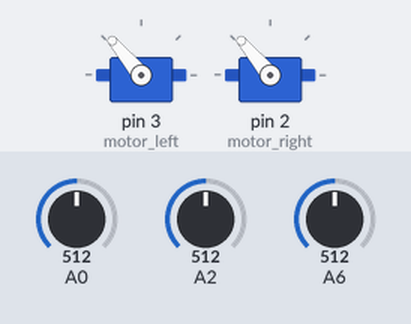
Bench run of a sketch on a simulated Arduino Uno, built with avr-gcc and run on an emulated ATmega328P. Parts: 2 × servo. The inputs (shaded band) are chosen by the test bench; at power-on: A0 = 512, A2 = 512, A6 = 512.

Above: at 1.2 s.
1.3 s: A0 set to 71
2.8 s: A0 set to 62
At 4.3 s:
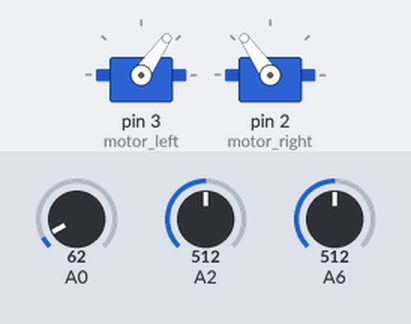
4.6 s: A0 set to 122
At 5.6 s:
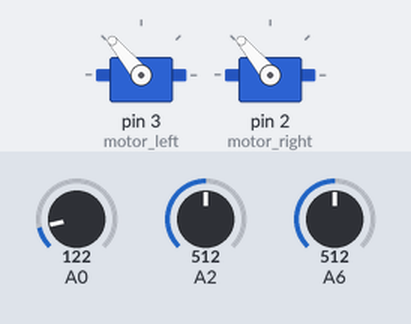
6.1 s: A0 set to 45
At 6.7 s:
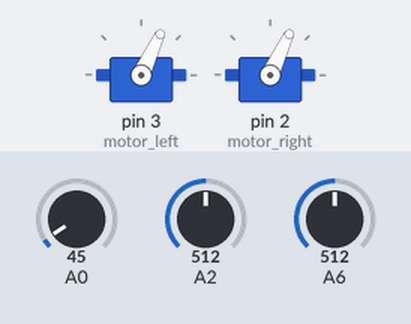
Timing chart, 0 to 8.6 s (numbered marks = the images above; inputs shaded):
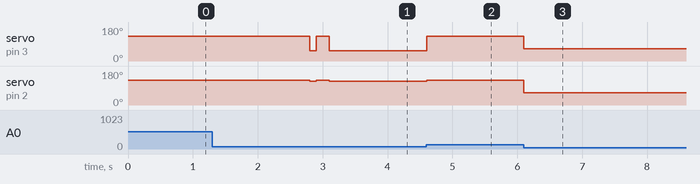

Measured:
- the behaviour switches between 67 and 66 on A0 (found by bisection; images 0 and 1)
- after the input at 1.3 s, every drawn part: stays the same
- after the input at 2.8 s, servo on pin 3 (motor_left): 130° → 55° at once, → 130° 0.10 s later, → 55° 0.20 s later; servo on pin 2 (motor_right): 130° → 125° at once, → 130° 0.10 s later, → 125° 0.20 s later
- after the input at 4.6 s, servo on pin 3 (motor_left): 55° → 130° at once; servo on pin 2 (motor_right): 125° → 130° at once
- after the input at 6.1 s, servo on pin 3 (motor_left), servo on pin 2 (motor_right): 130° → 65° at once

The sketch:

Wall_following_and_weight_finding.ino
```cpp
/* Driving with panning GP2D12 and ultrasonic sensors to follow walls
*/

#include <Servo.h>

#define DRIVE_SPEED 130
#define STOP_SPEED 90
#define K_P 3

float USdistance = 0;
float IRLeftdistance = 0;
float IRRightdistance = 0;

Servo motor_left;
Servo motor_right;

int motor_left_speed = 90;
int motor_right_speed = 90;

static byte USpin = 8;
static byte LeftGP2D12pin = 10;
static byte RightGP2D12pin = 6;

int US_sensing_dist = 50;
int IR_sensing_dist = 35;
static int target_distance = 55;

boolean wall_left = false;
boolean wall_right = false;
boolean wall_foward = false;

static long polling_time = 0;

//Defining Variables
boolean leftside_open = false; //detects open space while turning left
boolean rightside_open = false; //detects open space while turning right
boolean get_weight = false; //instructs the robot that there is a weight to be picked up
int detection_dist = 35; //defines the distance at which the differentiating process occurs
int tolerance = 10; //defines the tolerance allowed for the change in US_dist value while turning side to side
int pickup_dist = 35; //define the distance from the weight at which the robot must be positioned to pickup the weight
int pickup_angle = 0; //defines the angle of the arm at which the weight should be picked at
int rest_angle = 0; //defines the angle of the arm at which it rests
int angle = 0; //the value of the current angle of the arm
static volatile long leftside_counter = 0;
static volatile long rightside_counter = 0;
static volatile long turning_counter = 0;
boolean object_detected = false;

void setup() {
  motor_left.attach(3);
  motor_right.attach(2);
  drive();
}

void loop() {
  if (polling_time >= 800) {
    polling_time = 0;
    poll_sensors();
  }
  /*if (!wall_foward) {
    speed_control();
  }
  if (wall_foward && wall_left) {
    turn_right();
  }
  if (wall_foward && wall_right) {
    turn_left();
  }
  if (!wall_foward && !wall_left && !wall_right) {
    drive();
  }*/
  drive();
  delay(200);
  polling_time++;
  if (USdistance <= detection_dist){ //if a object/wall is detected, it determines whether it is a wall or an object
    single_object_detection();
  }
  if (leftside_open || rightside_open){ //if there was an open space on either side of the object/wall, it is an object
    object_detected == true;
    align_robot(); //move the robot so the arm is in line with the object
  }
  if (get_weight){
    move_to_weight(); //move to the weight
    pickup(); //pick up the weight
  }
  if (object_detected) {
    motor_stop();
    while(1) {
    }
  }
  turn_left();
  delay(100);
}


void speed_control(void) {
 if (wall_right && !wall_left) {
   motor_left.write(DRIVE_SPEED + K_P * (IRRightdistance - target_distance));
 }
 if (wall_left && !wall_right) {
   motor_right.write(DRIVE_SPEED + K_P * (IRLeftdistance - target_distance));
 }
}

void poll_sensors(void) {
  wall_left = false;
  wall_right = false;
  wall_foward = false;
  USdistance = read_ul_sensor_range(USpin);
  IRLeftdistance = read_gp2d12_range(LeftGP2D12pin);
  IRRightdistance = read_gp2d12_range(RightGP2D12pin);
  if (USdistance <= US_sensing_dist) {
    wall_foward = true;
  }
  if ((IRLeftdistance != -1) && (IRLeftdistance <= IR_sensing_dist)) {
    wall_left = true;
  }
  if ((IRRightdistance != -1) && (IRRightdistance <= IR_sensing_dist)) {
    wall_right = true;
  }
}


float read_ul_sensor_range(byte pin) {
  int tmp = 0;
  float range = 0;
  tmp = analogRead(pin);
  //Min val ~ 56 (dist. <= 30cm), ~58 at 30cm
  //ADC value increases by ~20 per 10 cm (from rough testing; check with Julian)
  if (tmp <= 58) {
    range = 30.0;
  }
  else {
    //Works; slight underestimate though
    range = 30.0 + (float(tmp) - 56.0)/2.0;
  }
  return range;
}

float read_gp2d12_range(byte pin) {
  int tmp = 0;
  float range = 0;
  tmp = analogRead(pin);
  range = (6787.0 /((float)tmp - 3.0)) - 4.0;
  if (tmp < 3) {
    range =  -1; // Error value
  }
  return range;
}

void turn_left(void) {
  motor_left.write(55);
  motor_right.write(125);
}

void turn_right(void) {
  motor_left.write(125);
  motor_right.write(55);
}

void reverse(void) {
  motor_left.write(65);
  motor_right.write(65);
}

void drive(void) {
  motor_left.write(DRIVE_SPEED);
  motor_right.write(DRIVE_SPEED);
}

void motor_stop(void) {
  motor_left.write(90);
  motor_right.write(90);
}

//function to differentiate weights from walls
void single_object_detection(){
  turn_left();
  while (!leftside_open){ //this may require more variables to define the end of turning ###
  leftside_counter++;
  poll_sensors();
    if (USdistance > detection_dist + tolerance){ //if there is an open space (dist value changes to a large value)
      leftside_open = true;
    }
  }

  turn_right();
  while (!rightside_open){ //this may require more variables to define the end of turning ###
  rightside_counter++;
  poll_sensors();
    if (USdistance > detection_dist + tolerance){ //if there is an open space (dist value changes to a large value)
      rightside_open = true;
    }
  }
}

//function to move the robot to align the arm to the weight
void align_robot(){
  if (leftside_open){
    turning_counter = 0;
    turn_left();
    while (USdistance <= detection_dist){ //turn left until the weight moves out of the field of detection
      poll_sensors();
    }
    turn_right();
    while (turning_counter < (rightside_counter/2)) {
      turning_counter++;
      poll_sensors();
    }
    motor_stop();
  }
  else if (rightside_open){
    turning_counter = 0;
    turn_right();
    while (USdistance <= detection_dist){ //turn right until the weight moves out of the field of detection
    poll_sensors();
    }
    turn_left();
    while (turning_counter < (rightside_counter/2)) {
      poll_sensors();
      turning_counter++;
    }
  }
  leftside_open = false; //reset the record
  rightside_open = false; //reset the record
  turning_counter = 0;
  get_weight = true;
}

//function to position the robot to the right spot to pick up the weight
void move_to_weight(){
  //!!!the following process could be set up using na PID control to locate the robot
  drive();
  while (USdistance > pickup_dist){ //until it reaches the right distance go forward
    poll_sensors();
  }
  if (USdistance <= 30){ //if overshoot (moved too close so the value of sensor is 30)
    reverse();
    while (USdistance < pickup_dist){ //move back little bit until the right distance is reached
      poll_sensors();
    }
  }
  motor_stop();
}

//function to pick up the weight
void pickup(){
  //!!!the following process could be set up using na PID control to locate the robot
  //move arm to the weight (lower the arm)
  while (angle > pickup_angle){ //until it reaches the pickup angle
    /*###LOWER THE ARM, DECREASE SERVO ANGLE*/
  }
  //move the arm back to resting position
  while (angle < rest_angle){ //until it reaches the resting angle
    /*###RAISE THE ARM, INCREASE SERVO ANGLE*/
  }
  get_weight = false; //stop the instruction to go get the weight
}
```
